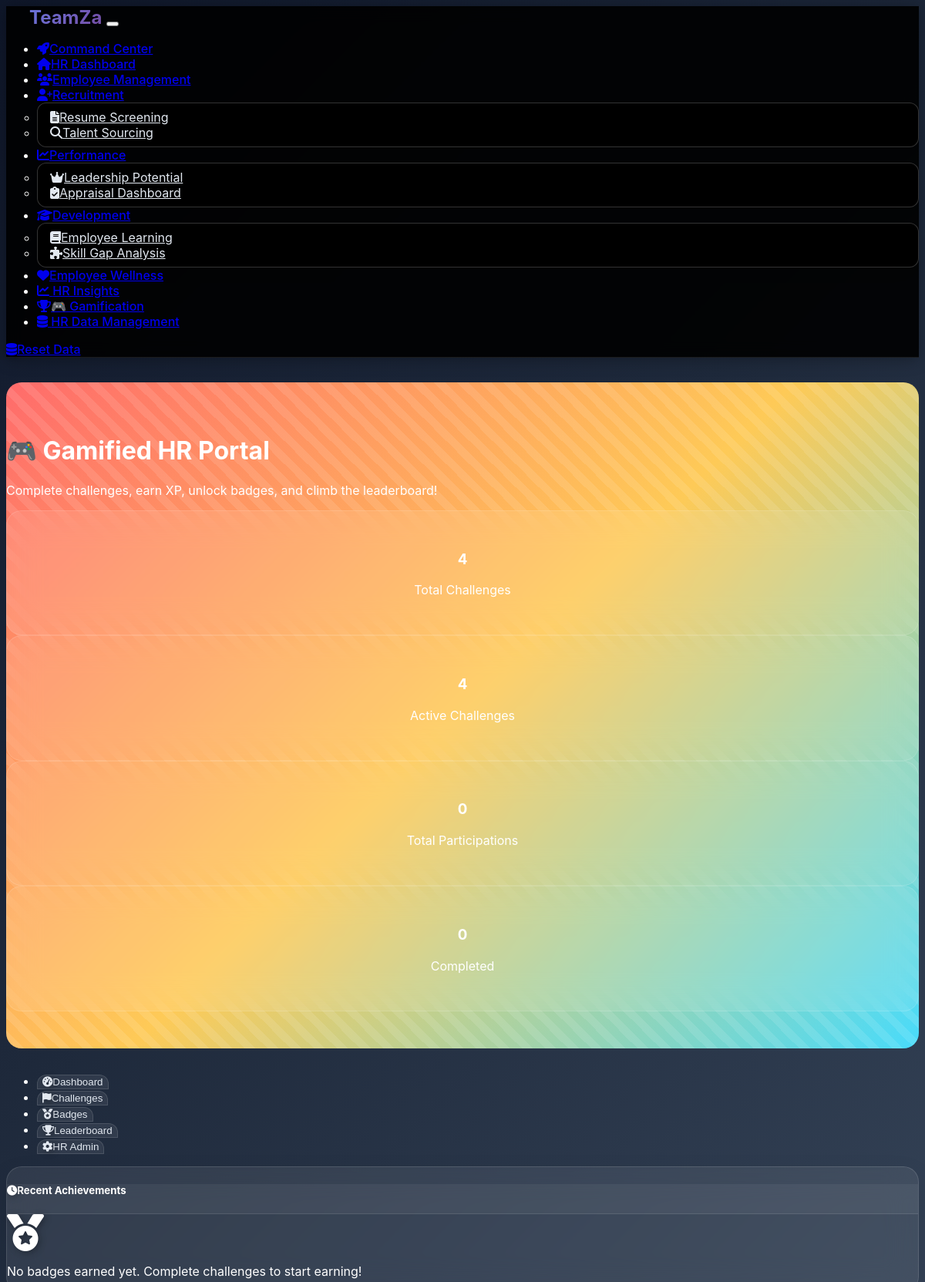
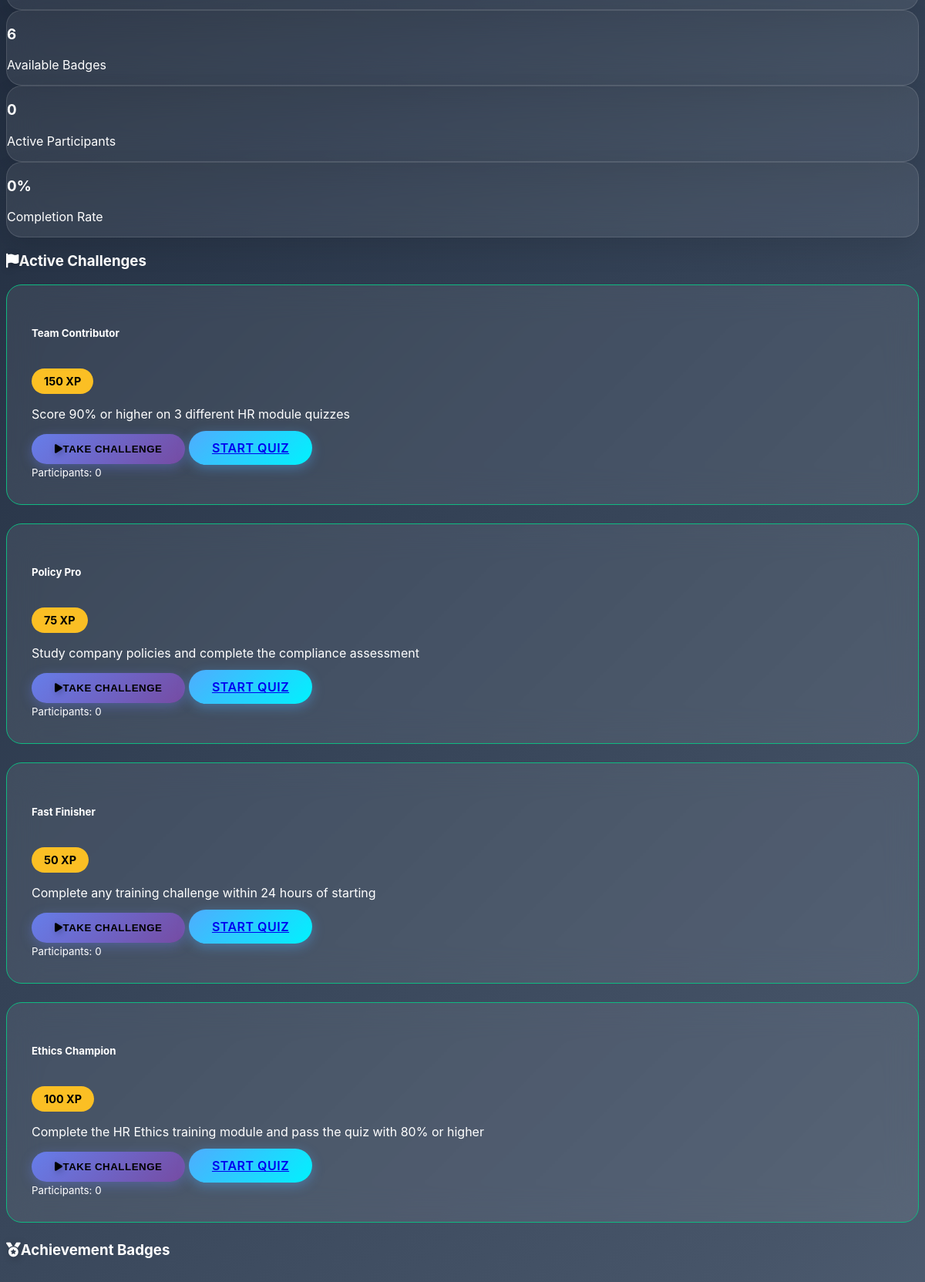
Screenshot of /gamification (upper part) with the database file from the repository (2 pictures, top to bottom).
### models.py (models this page shows, shortened)
class Challenge(db.Model):
    id = db.Column(db.Integer, primary_key=True)
    title = db.Column(db.String(200), nullable=False)
    description = db.Column(Text, nullable=False)
    xp_reward = db.Column(db.Integer, default=50)
    challenge_type = db.Column(db.String(50), default='training')  # training, quiz, module, custom
    requirements = db.Column(Text)  # JSON string of requirements
    deadline = db.Column(db.DateTime)
    is_active = db.Column(db.Boolean, default=True)
    created_by = db.Column(db.String(100), default='HR Admin')
    created_at = db.Column(db.DateTime, default=datetime.utcnow)

### routes.py (the view, shortened to what this page needs)
@app.route('/gamification', methods=['GET', 'POST'])
def gamification():
    from models import Challenge, Badge, EmployeeXP, EmployeeBadge, ChallengeParticipation, Quiz, QuizAttempt
    challenges = Challenge.query.filter_by(is_active=True).order_by(Challenge.created_at.desc()).all()
    badges = Badge.query.filter_by(is_active=True).order_by(Badge.created_at.desc()).all()
    employees = Employee.query.filter_by(status='active').all()
    for employee in employees:
        if not employee.xp_profile:
            xp_profile = EmployeeXP(employee_id=employee.id)
            db.session.add(xp_profile)
    db.session.commit()
    leaderboard = db.session.query(Employee, EmployeeXP).join(EmployeeXP).order_by(EmployeeXP.total_xp.desc()).limit(10).all()
    recent_badges = db.session.query(EmployeeBadge, Employee, Badge).join(Employee).join(Badge).order_by(EmployeeBadge.earned_date.desc()).limit(5).all()
    total_challenges = Challenge.query.count()
    active_challenges = Challenge.query.filter_by(is_active=True).count()
    total_participations = ChallengeParticipation.query.count()
    completed_challenges = ChallengeParticipation.query.filter_by(status='completed').count()
    return render_template('gamification.html',
                         challenges=challenges,
                         badges=badges,
                         employees=employees,
                         leaderboard=leaderboard,
                         recent_badges=recent_badges,
                         total_challenges=total_challenges,
                         active_challenges=active_challenges,
                         total_participations=total_participations,
                         completed_challenges=completed_challenges)

### templates/gamification.html (shortened to what this page needs)
{% extends "base.html" %}
{% block content %}
<div class="gamification-section">
    <div class="container text-center" style="position: relative; z-index: 10;">
        <h1 class="display-4 fw-bold mb-3">
            🎮 Gamified HR Portal
        </h1>
        <p class="lead mb-4">Complete challenges, earn XP, unlock badges, and climb the leaderboard!</p>
        <div class="row justify-content-center">
            <div class="col-md-3 mb-3">
                <div class="metric-card">
                    <h3 class="text-warning">{{ total_challenges }}</h3>
                    <p>Total Challenges</p>
                </div>
            </div>
            <div class="col-md-3 mb-3">
                <div class="metric-card">
                    <h3 class="text-success">{{ active_challenges }}</h3>
                    <p>Active Challenges</p>
                </div>
            </div>
            <div class="col-md-3 mb-3">
                <div class="metric-card">
                    <h3 class="text-info">{{ total_participations }}</h3>
                    <p>Total Participations</p>
                </div>
            </div>
            <div class="col-md-3 mb-3">
                <div class="metric-card">
                    <h3 class="text-primary">{{ completed_challenges }}</h3>
                    <p>Completed</p>
                </div>
            </div>
        </div>
    </div>
</div>
<div class="container">
    <ul class="nav nav-tabs mb-4" id="gamificationTabs" role="tablist">
        <li class="nav-item" role="presentation">
            <button class="nav-link active" id="dashboard-tab" data-bs-toggle="tab" data-bs-target="#dashboard" type="button" role="tab">
                <i class="fas fa-tachometer-alt me-2"></i>Dashboard
            </button>
        </li>
        <li class="nav-item" role="presentation">
            <button class="nav-link" id="challenges-tab" data-bs-toggle="tab" data-bs-target="#challenges" type="button" role="tab">
                <i class="fas fa-flag me-2"></i>Challenges
            </button>
        </li>
        <li class="nav-item" role="presentation">
            <button class="nav-link" id="badges-tab" data-bs-toggle="tab" data-bs-target="#badges" type="button" role="tab">
                <i class="fas fa-medal me-2"></i>Badges
            </button>
        </li>
        <li class="nav-item" role="presentation">
            <button class="nav-link" id="leaderboard-tab" data-bs-toggle="tab" data-bs-target="#leaderboard" type="button" role="tab">
                <i class="fas fa-trophy me-2"></i>Leaderboard
            </button>
        </li>
        <li class="nav-item" role="presentation">
            <button class="nav-link" id="hr-admin-tab" data-bs-toggle="tab" data-bs-target="#hr-admin" type="button" role="tab">
                <i class="fas fa-cog me-2"></i>HR Admin
            </button>
        </li>
    </ul>
    <div class="tab-content" id="gamificationTabsContent">
        <div class="tab-pane fade show active" id="dashboard" role="tabpanel">
            <div class="row">
                <div class="col-lg-8 mb-4">
                    <div class="glass-card">
                        <div class="card-header">
                            <h5 class="mb-0">
                                <i class="fas fa-clock me-2"></i>Recent Achievements
                            </h5>
                        </div>
                        <div class="card-body">
                            {% if recent_badges %}
                                {% for badge_record, employee, badge in recent_badges %}
                                <div class="d-flex align-items-center mb-3 p-3 rounded" style="background: rgba(255,255,255,0.05);">
                                    <div class="badge-icon me-3" style="font-size: 2rem;">{{ badge.icon }}</div>
                                    <div>
                                        <h6 class="mb-1">{{ employee.name }} earned "{{ badge.name }}"</h6>
                                        <small class="text-muted">{{ badge_record.earned_date.strftime('%B %d, %Y at %I:%M %p') }}</small>
                                    </div>
                                </div>
                                {% endfor %}
                            {% else %}
                                <div class="text-center py-4">
                                    <i class="fas fa-medal fa-3x text-muted mb-3"></i>
                                    <p class="text-muted">No badges earned yet. Complete challenges to start earning!</p>
                                </div>
                            {% endif %}
                        </div>
                    </div>
                </div>
                <div class="col-lg-4 mb-4">
                    <div class="glass-card mb-3">
                        <div class="card-body text-center">
                            <h3 class="text-warning">{{ badges|length }}</h3>
                            <p class="mb-0">Available Badges</p>
                        </div>
                    </div>
                    <div class="glass-card mb-3">
                        <div class="card-body text-center">
                            <h3 class="text-info">{{ employees|length }}</h3>
                            <p class="mb-0">Active Participants</p>
                        </div>
                    </div>
                    <div class="glass-card">
                        <div class="card-body text-center">
                            <h3 class="text-success">{{ (completed_challenges / total_participations * 100) | round(1) if total_participations > 0 else 0 }}%</h3>
                            <p class="mb-0">Completion Rate</p>
                        </div>
                    </div>
                </div>
            </div>
        </div>
        <div class="tab-pane fade" id="challenges" role="tabpanel">
            <div class="row">
                <div class="col-12 mb-4">
                    <h3><i class="fas fa-flag me-2"></i>Active Challenges</h3>
                </div>
            </div>
            <div class="row">
                {% for challenge in challenges %}
                <div class="col-lg-6 mb-4">
                    <div class="challenge-card challenge-active">
                        <div class="d-flex justify-content-between align-items-start mb-3">
                            <h5 class="mb-0">{{ challenge.title }}</h5>
                            <div class="challenge-xp">{{ challenge.xp_reward }} XP</div>
                        </div>
                        <p class="text-muted mb-3">{{ challenge.description }}</p>
                        <div class="d-flex gap-2">
                            <button class="btn btn-primary btn-sm" data-bs-toggle="modal" data-bs-target="#joinChallengeModal"
                                    onclick="setChallengeData({{ challenge.id }}, '{{ challenge.title }}')">
                                <i class="fas fa-play me-1"></i>Take Challenge
                            </button>
                            <a href="{{ url_for('take_quiz', challenge_id=challenge.id) }}" class="btn btn-success btn-sm">
                                Start Quiz
                            </a>
                        </div>
                        <div class="mt-3">
                            <small class="text-muted">
                                Participants: {{ challenge.participants|length }}
                            </small>
                        </div>
                    </div>
                </div>
                {% endfor %}
            </div>
        </div>
        <div class="tab-pane fade" id="badges" role="tabpanel">
            <div class="row">
                <div class="col-12 mb-4">
                    <h3><i class="fas fa-medal me-2"></i>Achievement Badges</h3>
                </div>
            </div>
        </div>
    </div>
</div>
{% endblock %}

### static/css/custom.css (style rules this page uses)
:root { --primary-gradient: linear-gradient(135deg, #667eea 0%, #764ba2 100%); --secondary-gradient: linear-gradient(135deg, #f093fb 0%, #f5576c 100%); --success-gradient: linear-gradient(135deg, #4facfe 0%, #00f2fe 100%); --warning-gradient: linear-gradient(135deg, #f6d365 0%, #fda085 100%); --info-gradient: linear-gradient(135deg, #a8edea 0%, #fed6e3 100%); --dark-gradient: linear-gradient(135deg, #2c3e50 0%, #4a6741 100%); --gamification-gradient: linear-gradient(135deg, #ff6b6b 0%, #feca57 50%, #48dbfb 100%); --card-shadow: 0 15px 35px rgba(0, 0, 0, 0.1); --card-hover-shadow: 0 25px 50px rgba(0, 0, 0, 0.15); --border-radius: 20px; --small-radius: 12px; --transition: all 0.4s cubic-bezier(0.25, 0.46, 0.45, 0.94); --text-primary: #ffffff; --text-secondary: #e2e8f0; --text-muted: #94a3b8; --bg-overlay: rgba(15, 23, 42, 0.95); --glass-bg: rgba(255, 255, 255, 0.08); --glass-border: rgba(255, 255, 255, 0.12); --xp-color: #fbbf24; --badge-gold: #f59e0b; --badge-silver: #94a3b8; --badge-bronze: #f97316; --challenge-active: #10b981; --challenge-completed: #06b6d4; }
body { background: linear-gradient(135deg, #0f172a 0%, #1e293b 25%, #334155 50%, #475569 75%, #64748b 100%); background-attachment: fixed; min-height: 100vh; font-family: 'Inter', 'Segoe UI', system-ui, -apple-system, sans-serif; color: var(--text-primary); overflow-x: hidden; }
.glass-card { background: var(--glass-bg); backdrop-filter: blur(20px); border: 1px solid var(--glass-border); border-radius: var(--border-radius); box-shadow: var(--card-shadow); transition: var(--transition); }
.nav-link { font-weight: 500; transition: var(--transition); position: relative; }
.nav-link::after { content: ''; position: absolute; bottom: -5px; left: 50%; width: 0; height: 2px; background: var(--primary-gradient); transition: var(--transition); transform: translateX(-50%); }
.card-header { background: rgba(255, 255, 255, 0.05); border-bottom: 1px solid rgba(255, 255, 255, 0.1); font-weight: 600; }
.btn { border-radius: 25px; font-weight: 600; text-transform: uppercase; letter-spacing: 0.5px; transition: var(--transition); border: none; padding: 12px 30px; }
.btn-primary { background: var(--primary-gradient); box-shadow: 0 4px 15px rgba(102, 126, 234, 0.4); }
.btn-success { background: var(--success-gradient); box-shadow: 0 4px 15px rgba(79, 172, 254, 0.4); }
.fa, .fas, .far { filter: drop-shadow(2px 2px 4px rgba(0, 0, 0, 0.3)); }
.gamification-section { background: var(--gamification-gradient); color: white; padding: 3rem 0; margin: 2rem 0; border-radius: var(--border-radius); position: relative; overflow: hidden; }
.gamification-section::before { content: ''; position: absolute; top: 0; left: 0; right: 0; bottom: 0; background: linear-gradient(45deg, transparent 25%, rgba(255,255,255,0.1) 25%, rgba(255,255,255,0.1) 50%, transparent 50%, transparent 75%, rgba(255,255,255,0.1) 75%); background-size: 30px 30px; animation: gamificationPattern 20s linear infinite; }
.challenge-card { background: var(--glass-bg); backdrop-filter: blur(20px); border: 1px solid var(--glass-border); border-radius: var(--border-radius); padding: 2rem; margin-bottom: 1.5rem; transition: var(--transition); position: relative; overflow: hidden; }
.challenge-card::before { content: ''; position: absolute; top: 0; left: 0; right: 0; height: 4px; background: var(--challenge-active); transform: scaleX(0); transform-origin: left; transition: var(--transition); }
.challenge-active { border-color: var(--challenge-active); }
.challenge-xp { background: var(--xp-color); color: #000; padding: 0.5rem 1rem; border-radius: 20px; font-weight: 700; font-size: 0.9rem; display: inline-block; margin-top: 1rem; }
.nav-tabs .nav-link { background: var(--glass-bg); backdrop-filter: blur(10px); border: 1px solid var(--glass-border); border-radius: var(--small-radius) var(--small-radius) 0 0; color: var(--text-secondary); margin-right: 0.5rem; transition: var(--transition); }
.metric-card { background: var(--glass-bg); backdrop-filter: blur(20px); border: 1px solid var(--glass-border); border-radius: var(--border-radius); padding: 2rem; text-align: center; transition: var(--transition); position: relative; overflow: hidden; }
.metric-card::before { content: ''; position: absolute; top: -50%; left: -50%; width: 200%; height: 200%; background: radial-gradient(circle, rgba(255,255,255,0.05) 0%, transparent 70%); transform: rotate(45deg); transition: var(--transition); opacity: 0; }

### rows the page displays
Challenge: title "Team Contributor", xp_reward "150", description "Score 90% or higher on 3 different HR module quizzes", participants|length "0"
Challenge: title "Policy Pro", xp_reward "75", description "Study company policies and complete the compliance assessment", participants|length "0"
Challenge: title "Fast Finisher", xp_reward "50", description "Complete any training challenge within 24 hours of starting", participants|length "0"
Challenge: title "Ethics Champion", xp_reward "100", description "Complete the HR Ethics training module and pass the quiz with 80% or higher", participants|length "0"

### other values shown
{{ total_challenges }} "4"
{{ active_challenges }} "4"
{{ total_participations }} "0"
{{ completed_challenges }} "0"
{{ badges|length }} "6"
{{ employees|length }} "0"
